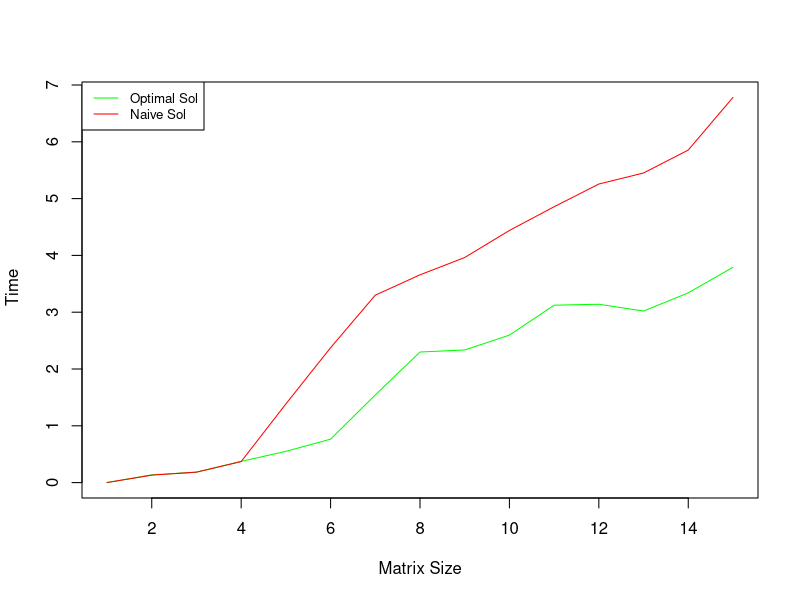

Generate this figure with R:
size <- seq(1,15,1)
opt_sol <- c(0.001246,0.135597,0.184104,0.373841,0.550338,0.764883,1.543901,2.298726,2.335087,2.596672,3.123337,3.139957,3.020150,3.341258,3.791403)
naive_sol <- c(0.001263,0.132112,0.183977,0.370282,1.384745,2.374827,3.300034,3.658155,3.963235,4.439629,4.857078,5.256708,5.451080,5.855260,6.781664) 
plot(size,opt_sol,type="l",ylim = c(0,6.781664), col = "green", xlab = "Matrix Size", ylab = " Time")
points(size,naive_sol,type="l", col = "red")
legend("topleft", legend=c("Optimal Sol", "Naive Sol"),
       col=c("green", "red"), lty=1:1, cex=0.8)
